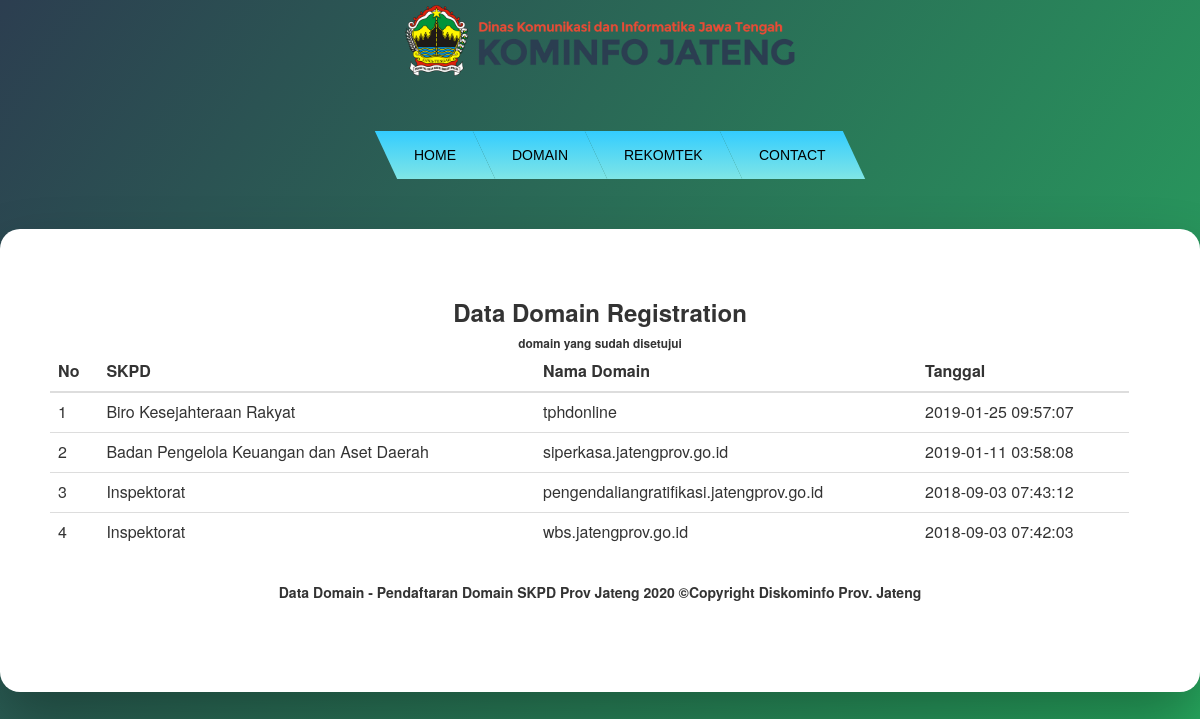
The page /index.php/view_domain on the database its author committed.
### tables this page shows
CREATE TABLE `domain` (
  `id_domain` int(11) NOT NULL AUTO_INCREMENT,
  `nip` varchar(50) DEFAULT NULL,
  `nama` varchar(255) DEFAULT NULL,
  `skpd` varchar(10) DEFAULT NULL,
  `skpd_name` varchar(255) DEFAULT NULL,
  `email` varchar(255) DEFAULT NULL,
  `telpon` varchar(20) DEFAULT NULL,
  `nama_domain` varchar(255) DEFAULT NULL,
  `filename` varchar(128) DEFAULT NULL,
  `status` int(1) DEFAULT 0 COMMENT '0 = pending, 1 = diterima, 2=ditolak',
  `log` datetime DEFAULT NULL,
  `host` varchar(255) DEFAULT NULL,
  PRIMARY KEY (`id_domain`)
);

CREATE TABLE `skpd` (
  `id_skpd` int(11) NOT NULL AUTO_INCREMENT,
  `kode_skpd` varchar(50) NOT NULL,
  `nama_skpd` varchar(255) DEFAULT NULL,
  `aktif` char(1) DEFAULT 'y' COMMENT 'y or n',
  PRIMARY KEY (`id_skpd`,`kode_skpd`),
  UNIQUE KEY `UNIQUE` (`kode_skpd`)
);

### application/controllers/View_Domain.php (called while the page is built, shortened)
<?php
class View_Domain extends CI_Controller {
      function __construct(){
            $this->load->model('View_Domain_Models');
      }
      public function index(){
            $x['data']=$this->View_Domain_Models->show_domain();
            $this->load->view('view_domain',$x);
      }
}

### index.php (called while the page is built, shortened)
<?php
require_once BASEPATH.'core/CodeIgniter.php';

### application/models/View_Domain_Models.php (called while the page is built, shortened)
<?php
class View_Domain_Models extends CI_Model{
      function show_domain(){
            $hasil=$this->db->query("SELECT * FROM domain
            WHERE status='1'
            GROUP BY nama_domain
            ORDER BY log DESC");
            return $hasil;
      }
}

### application/models/Home_model.php (called while the page is built, shortened)
<?php
class Home_model extends CI_Model
{
    public function get_skpd_name($kode_skpd=""){
        if($kode_skpd!=""){
            $this->db->select('nama_skpd');
            $this->db->where(array('kode_skpd'=>$kode_skpd));
            $query = $this->db->get('skpd');
            if($this->db->affected_rows()>0){
                return $query->row()->nama_skpd;
            }else return false;
        }
    }
}
?>

### application/views/view_domain.php (the view, shortened to what this page needs)
<html>
<head>
	<link rel="stylesheet" href="<?php echo base_url();?>assets/vendor/fontawesome/css/font-awesome.css" />
    <link rel="stylesheet" href="<?php echo base_url();?>assets/vendor/metisMenu/dist/metisMenu.css" />
    <link rel="stylesheet" href="<?php echo base_url();?>assets/vendor/animate.css/animate.css" />
    <link rel="stylesheet" href="<?php echo base_url();?>assets/vendor/bootstrap/dist/css/bootstrap.css" />
    <link rel="stylesheet" href="<?php echo base_url();?>assets/vendor/select2-3.5.2/select2.css" />
    <link rel="stylesheet" href="<?php echo base_url();?>assets/vendor/select2-bootstrap/select2-bootstrap.css" />
    <link rel="stylesheet" href="<?php echo base_url();?>assets/fonts/pe-icon-7-stroke/css/pe-icon-7-stroke.css" />
    <link rel="stylesheet" href="<?php echo base_url();?>assets/fonts/pe-icon-7-stroke/css/helper.css" />
    <link rel="stylesheet" href="<?php echo base_url();?>assets/styles/style.css">
	<link rel="stylesheet" href="<?php echo base_url();?>assets/css/bttn.css"/>
	<link rel="stylesheet" href="<?php echo base_url();?>assets/css/style.css"/>
	<link rel="stylesheet" href="<?php echo base_url();?>assets/css/back.css"/>
	<link rel="stylesheet" href="<?php echo base_url();?>assets/css/footer.css"/>
	<link rel="stylesheet" href="https://maxcdn.bootstrapcdn.com/bootstrap/3.4.1/css/bootstrap.min.css">
	<link rel="stylesheet" href="https://maxcdn.bootstrapcdn.com/font-awesome/4.5.0/css/font-awesome.min.css">
	<link rel="stylesheet" href="icono.min.css">
	<link rel="stylesheet" href="https://icono-49d6.kxcdn.com/icono.min.css">
</head>
<body>
<img src="<?php echo base_url(); ?>assets/img/logo.png">
	<ul class="menu cf">
  <li><a href="https://diskominfo.jatengprov.go.id/">Home</a></li>
  <li>
    <a href="<?php echo base_url(); ?>">Domain</a>
  </li>
  <li><a href="#">Rekomtek</a>
	</li>
  <li><a href="<?php echo base_url(); ?>index.php/view_contact">Contact</a></li>
</ul>
<div class="register-container">
    <div class="row">
        <div class="col-md-12">
            <div class="text-center m-b-md">
      <h3><b>Data Domain Registration<b></h3>
      <small>domain yang sudah disetujui</small>
    <div>
    	<table class="table" id="mydata">
    		<thead>
                  <tr>
                        <th>No</th>
                        <th>SKPD</th>
                        <th>Nama Domain</th>
						<th>Tanggal</th>
						<td></td>
                  </tr>
            </thead>
        <?php
          $no=0;
          foreach($data->result_array() as $i):
              $no++;
              $skpd = $this->Home_model->get_skpd_name($i['skpd']);
				          $nama_domain = $i['nama_domain'];
				$log=$i['log'];
    		 ?>
    		 	<tr>
                        <td><?php echo $no;?> </td>
                        <td><?php echo $skpd;?> </td>
						<td><?php echo $nama_domain;?> </td>
						<td><?php echo $log;?> </td>
                </tr>
				      </div>
				    </div>
				  </div>
				</div>
    		 <?php endforeach
    		 ?>
<div class="content">
<footer class="container-fluid bg-4 text-center">
  <p class="copyright"><strong>Data Domain</strong>
  - Pendaftaran Domain SKPD Prov Jateng <?php echo date('Y');?> &copy;Copyright Diskominfo Prov. Jateng</p>
</footer>
</div>
</body>
</html>

### assets/styles/style.css (style rules this page uses)
.m-b-md { margin-bottom: 20px }
.table > thead > tr > th { border-bottom: 1px solid #ddd }
.register-container { width: 1200px; margin: auto; padding-top: 6%; -webkit-border-radius: 20px 20px 20px 20px; border-radius: 20px 20px 20px 20px; padding: 30px; padding: 50px; background: #fff; -webkit-box-shadow: 0 30px 60px 0 rgba(0,0,0,0.3); box-shadow: 0 30px 60px 0 rgba(0,0,0,0.3); text-align: center; }
h1, .h1, h2, .h2, h3, .h3 { margin-top: 10px; margin-bottom: 10px; font-weight: 200 }
html { margin: 0; padding: 0; height: 100%; overflow-x: hidden !important }
body { padding: 0; height: 100% }
.content { padding: 25px 40px 40px 40px; min-width: 320px }
.table > thead > tr > th { border-bottom: none }
a { cursor: pointer; color: #34495e }

### assets/css/style.css (style rules this page uses)
body { margin: 0; font-family: Helvetica, sans-serif; background-image: url('/assets/images/logojateng.pgn'); ; }
a { color: #FFFFFF; }

### assets/css/back.css (style rules this page uses)
html { height: 100%; }
body { background: ''; margin: 0; padding: 0; font-family: "montserrat"; background-image: linear-gradient(125deg,#2c3e50,#27ae60,#2980b9,#e74c3c,#8e44ad); background-size: 400% 400%; animation: bganimation 15s infinite; }
.cf:before, .cf:after { content:" "; display: table; }
.cf:after { clear: both; }
.cf { *zoom: 1; }
.menu { list-style:none; margin: 50px auto; width: 800px; width: -moz-fit-content; width: -webkit-fit-content; width: fit-content; }
.menu > li { background: linear-gradient(#33ccff,#3bcffc,#42d1fa,#4ad4f7,#52d6f5,#59d9f2,#61dbf0,#69deed,#70e0eb,#78e3e8,#80e6e6); float: left; position: relative; -webkit-transform: skewX(25deg); }
.menu a { display: block; color: #000000; text-transform: uppercase; text-decoration: none; font-family: Arial, Helvetica; font-size: 14px; }
.menu > li > a { -webkit-transform: skewX(-25deg); padding: 1em 2em; }
img { margin-left:auto; margin-right:auto; display:block; padding: 5px ; width: 400px; }

### assets/css/footer.css (style rules this page uses)
* { margin: 0px auto; }
html,body { height: 100%; }
.content { padding: 10px; }

### rows shown on the page
domain: skpd.nama_skpd "Biro Kesejahteraan Rakyat", nama_domain "tphdonline", log "2019-01-25 09:57:07"
domain: skpd.nama_skpd "Badan Pengelola Keuangan dan Aset Daerah", nama_domain "siperkasa.jatengprov.go.id", log "2019-01-11 03:58:08"
domain: skpd.nama_skpd "Inspektorat", nama_domain "pengendaliangratifikasi.jatengprov.go.id", log "2018-09-03 07:43:12"
domain: skpd.nama_skpd "Inspektorat", nama_domain "wbs.jatengprov.go.id", log "2018-09-03 07:42:03"
